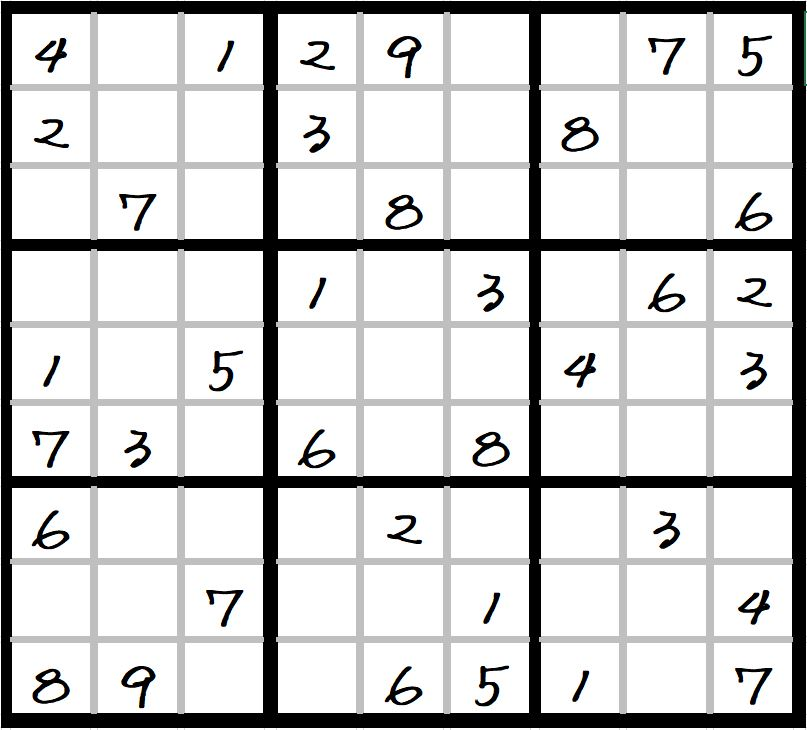
#> input picture manual3.bmp, 807 x 730 px
$ jupyter execute --allow-errors SodukuGrabber.ipynb   (shell and % lines are left out)   (older library calls are emulated)
#> lines starting #> are read from the running program, lines starting #| are printed output that depends on the picture; after the words box and inside, x2 and y2 are one past the last pixel; in counts of white or black regions, pixels touching at a corner belong together
[cell 1]
import cv2
import numpy as np
import matplotlib.pyplot as plt
import tensorflow as tf
from tensorflow.examples.tutorials.mnist import input_data
import math
import sys
from scipy import misc
from scipy import signal
from dlxsudoku import Sudoku

[cell 2]
# To simplify the plot of gray-scale image define a function
# [4 lines left out: function plot_gray, not called in this run]

#> (a cell that did not finish here is left out)

[cell 4]
# Define model
# [11 lines left out: function model, not called in this run]

#> (a cell that did not finish here is left out)

[cell 6]
# Soduku puzzle solver
plt.figure(figsize = (5,5))
img = cv2.imread("manual3.bmp", 0)
plt.imshow(img, cmap = 'gray')
print (img.shape)
#| (730, 807)

[cell 7]
# Blue image to smooth out noise
plt.figure(figsize = (5,5))
g_img = cv2.GaussianBlur(src = img, ksize = (9,9), sigmaX = 0)
plt.imshow(g_img, cmap = 'gray')

[cell 8]
# Thresholding images
th_img = cv2.adaptiveThreshold(g_img,255,cv2.ADAPTIVE_THRESH_GAUSSIAN_C, cv2.THRESH_BINARY,11,2)
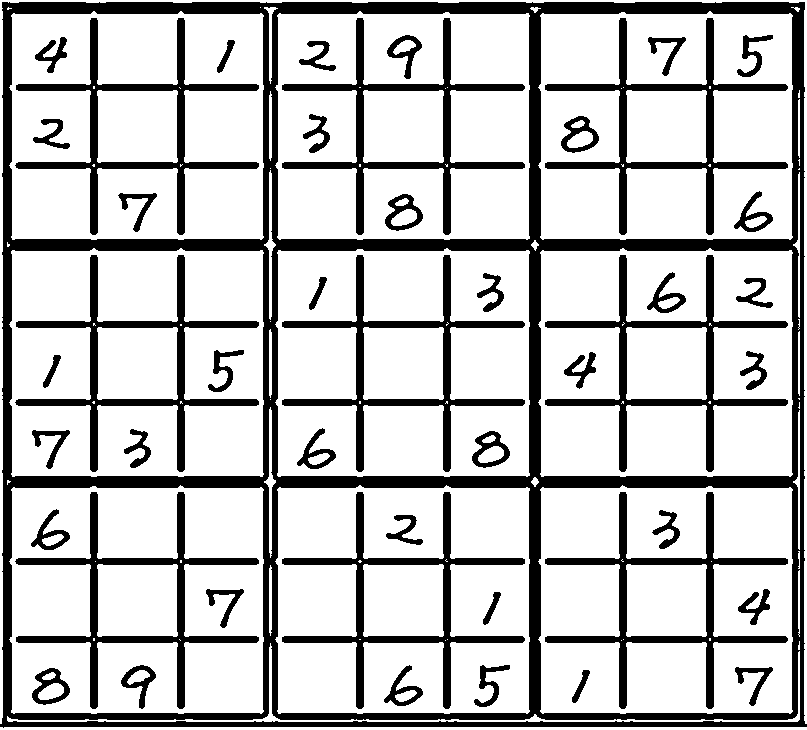
#> th_img: shape (730, 807); 76.3% white; 46 black regions, largest, box (x1, y1, x2, y2) and area: (0, 2, 807, 728) 66410, (15, 492, 259, 709) 6465, (545, 492, 788, 709) 6463
th_img = cv2.bitwise_not(th_img)
plt.figure(figsize = (5,5))
plt.imshow(th_img, cmap = 'gray')

[cell 9]
# Dilate image
kernel = np.array([[0,1,0],[1,1,1],[0,1,0]])
dil_img = cv2.dilate(th_img, None)
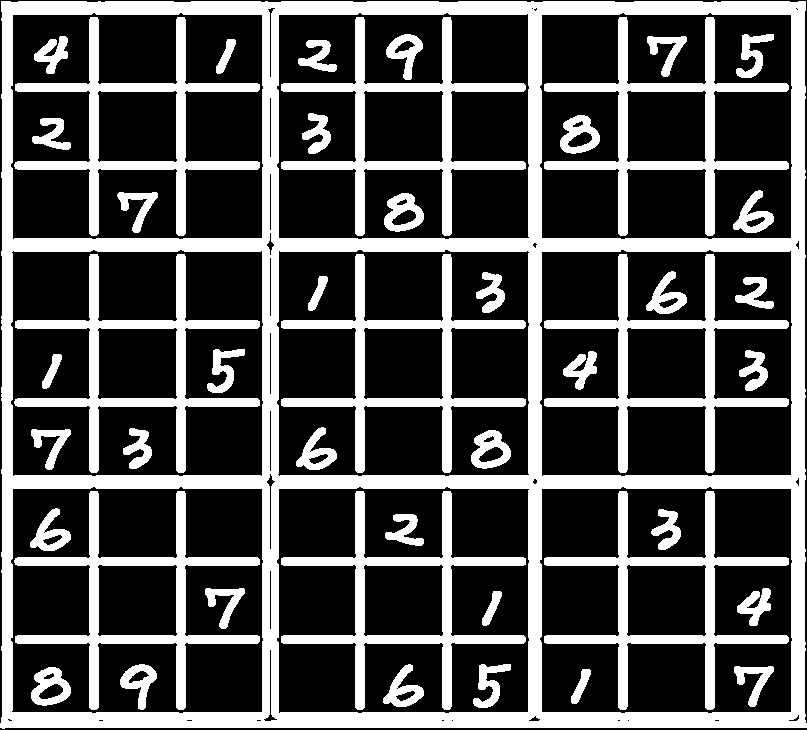
#> dil_img: shape (730, 807); 30.7% white; 46 white regions
plt.figure(figsize = (5,5))
plt.imshow(dil_img, cmap = 'gray')

[cell 10]
# Contours finding
# Note: use dil_img.copy() instead of directy inputing dil_img, findContours will change the src image
_, contours, _ = cv2.findContours(dil_img.copy(), cv2.RETR_LIST, cv2.CHAIN_APPROX_SIMPLE)
#> contours = 113 contours, 19 with area under 20; largest, box (x1, y1, x2, y2) and area: (0, 1, 807, 729) 582268, (276, 249, 530, 477) 56054, (10, 249, 264, 477) 56051, (539, 249, 793, 477) 56048, (276, 486, 530, 714) 56046

# Sort according to contour area
sorted_contours = sorted(contours, key = lambda x: cv2.contourArea(x), reverse = True)
#> sorted_contours has the same summary as contours

[cell 11]
# Get the first 11 contours by the descending order of contour area.
# The biggest one is the outline
# The second to tenth is the outline for each 3*3 sub-soduku
blobs = []
plt.figure(figsize = (10,10))
for i in range(1, 10):
    # Approximate contour with lines
    perimeter = cv2.arcLength(sorted_contours[i], True)
    epsilon = 0.1 * cv2.arcLength(sorted_contours[i],True)
    approx = cv2.approxPolyDP(sorted_contours[i], epsilon, True)
    [tl_x, tl_y] = approx[0][0]
    [br_x, br_y] = approx[2][0]
    box_img = cv2.rectangle(cv2.cvtColor(dil_img, cv2.COLOR_GRAY2BGR), (tl_x, tl_y), (br_x, br_y), color = (255, 0, 0), thickness = 15)
    plt.subplot(3, 3, i)
    plt.imshow(box_img)
    # Store blobs in list
    blobs.append((tl_x, tl_y, br_x, br_y))
    print ('top left: ', (tl_x, tl_y), 'bottom right: ', (br_x, br_y))
#> this loop made 9 passes
#> (perimeter, epsilon, approx, tl_x, tl_y, br_x, br_y) on passes 1 to 5: (963.5, 96.35, [[278, 251], [527, 250], [529, 474], [279, 476]], 278, 251, 529, 474), (962.1, 96.21, [[11, 252], [261, 250], [262, 475], [13, 476]], 11, 252, 262, 475), (959, 95.9, [[541, 252], [790, 250], [791, 474], [542, 476]], 541, 252, 791, 474), (959, 95.9, [[278, 489], [528, 488], [528, 711], [279, 713]], 278, 489, 528, 711), (959, 95.9, [[278, 15], [527, 13], [529, 237], [279, 238]], 278, 15, 529, 237)
#> (printed output is left out)
#> pass 1, `box_img = cv2.rectangle(cv2.cvtColor(dil_img, cv2.COLOR_GRAY2BGR), (tl..`:
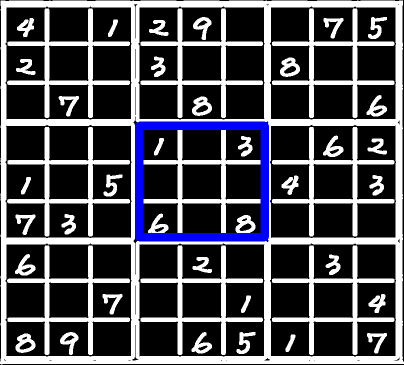
#> box_img: shape (730, 807, 3) (shown at 1/2 size); mean B, G, R 81.4, 74.4, 74.4
#> after the loop, blobs = [(278, 251, 529, 474), (11, 252, 262, 475), (541, 252, 791, 474), (278, 489, 528, 711), (278, 15, 529, 237), (12, 489, 262, 711), (12, 15, 262, 237), (541, 489, 791, 711), (541, 15, 791, 237)]

[cell 12]
# Sort blobs by the location of blob in the image
# Calculate the center of each blob and sort the lsit in ascending order of center (x,y)
def blob_sorting(blobs):
    sorted_blobs = sorted(blobs, key = lambda x: x[1])
#> sorted_blobs = [(278, 15, 529, 237), (12, 15, 262, 237), (541, 15, 791, 237), (278, 251, 529, 474), (11, 252, 262, 475), (541, 252, 791, 474), (278, 489, 528, 711), (12, 489, 262, 711), (541, 489, 791, 711)]
    sorted_blobs[:3] = sorted(sorted_blobs[:3], key = lambda x: x[0])
    sorted_blobs[3:6] = sorted(sorted_blobs[3:6], key = lambda x: x[0])
    sorted_blobs[6:9] = sorted(sorted_blobs[6:9], key = lambda x: x[0])
    return sorted_blobs
sorted_blobs = blob_sorting(blobs)
#> sorted_blobs = [(12, 15, 262, 237), (278, 15, 529, 237), (541, 15, 791, 237), (11, 252, 262, 475), (278, 251, 529, 474), (541, 252, 791, 474), (12, 489, 262, 711), (278, 489, 528, 711), (541, 489, 791, 711)]
# Plot
plt.figure(figsize = (10,10))
i = 1
for (tl_x, tl_y, br_x, br_y) in sorted_blobs:
    sort_blob_img = cv2.rectangle(cv2.cvtColor(dil_img, cv2.COLOR_GRAY2BGR), (tl_x, tl_y), (br_x, br_y), color = (255, 0, 0), thickness = 15)
    plt.subplot(3, 3, i)
    plt.imshow(sort_blob_img)
    i += 1
#> this loop made 9 passes
#> pass 1, `sort_blob_img = cv2.rectangle(cv2.cvtColor(dil_img, cv2.COLOR_GRAY2BGR..`:
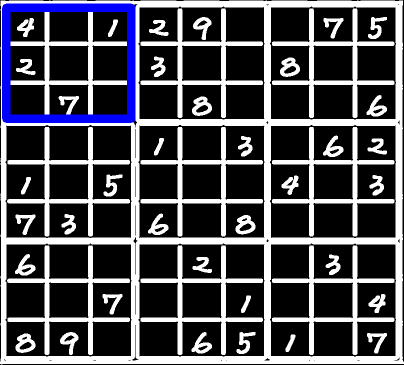
#> sort_blob_img: shape (730, 807, 3) (shown at 1/2 size); mean B, G, R 81.6, 74.7, 74.7
#> after the loop, i = 10
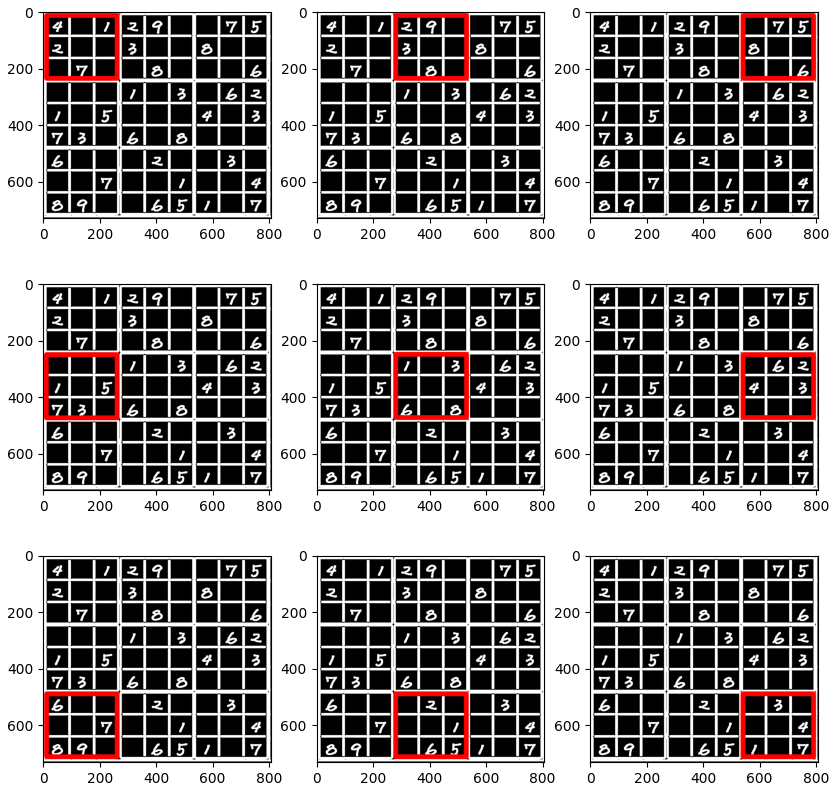
#> figure drawn by matplotlib, 9 panels; B, G, R data is drawn as R, G, B

[cell 13]
# Iterate on each 3*3 blob to get each 1*1 unit-blob
unit_blobs = []
# erode_img = cv2.erode(dil_img, np.array([[0,1,0],[1,1,1],[0,1,0]], dtype = np.uint8))

for (tl_x, tl_y, br_x, br_y) in sorted_blobs:

    sub_img = 255 - np.zeros(img.shape)
    sub_img[tl_y:br_y, tl_x:br_x] = img[tl_y: br_y, tl_x:br_x]

    # Pad image
    sub_img[tl_y-5:br_y+5, tl_x-5:br_x+5] = np.pad(sub_img[tl_y:br_y, tl_x:br_x], pad_width = 5, mode = 'constant', constant_values = 0)

    # Blur image
    sub_blur_img = cv2.GaussianBlur(sub_img, (5,5), 0)

    # Thresholding image
    _, sub_th_img = cv2.threshold(sub_blur_img.astype(np.uint8), 230, 255, cv2.THRESH_BINARY)

    # The same as previous operations, get contours, sorting contours to get each unit-blob.
    # Contours finding
    _, sub_contours, _ = cv2.findContours(sub_th_img.copy(), cv2.RETR_LIST, cv2.CHAIN_APPROX_SIMPLE)

    # Sort according to contour area
    sorted_sub_contours = sorted(sub_contours, key = lambda x: cv2.contourArea(x), reverse = True)

    # Get the first 11 contours by the descending order of contour area.
    # The biggest one is the outline
    # The second to tenth is the outline for each 3*3 sub-soduku
    sub_blobs = []
    for i in range(2,11):

        # Approximate contour with lines
        perimeter = cv2.arcLength(sorted_sub_contours[i], True)
        epsilon = 0.1 * cv2.arcLength(sorted_sub_contours[i],True)
        approx = cv2.approxPolyDP(sorted_sub_contours[i], epsilon, True)
        [tl_x, tl_y] = approx[0][0]
        [br_x, br_y] = approx[2][0]

        # Store blobs in list
        sub_blobs.append((tl_x, tl_y, br_x, br_y))

    # Sort blobs by the location of blob in the image
    # Calculate the center of each blob and sort the list in ascending order of center (x,y)
    sorted_sub_blobs = blob_sorting(sub_blobs)

    # Store unit images to unit_blobs list in order
    unit_imgs = []
    plt.figure(figsize = (15,15))
    i = 1
    for (tl_x, tl_y, br_x, br_y) in sorted_sub_blobs:

        unit_imgs.append(img[tl_y:br_y,tl_x:br_x])

        sorted_sub_blob_img = cv2.rectangle(cv2.cvtColor(sub_th_img, cv2.COLOR_GRAY2BGR), (tl_x, tl_y), (br_x, br_y), color = (255, 0, 0), thickness = 5)
        plt.subplot(3, 3, i)
        plt.imshow(sorted_sub_blob_img)
        i += 1

    unit_blobs.append(unit_imgs)
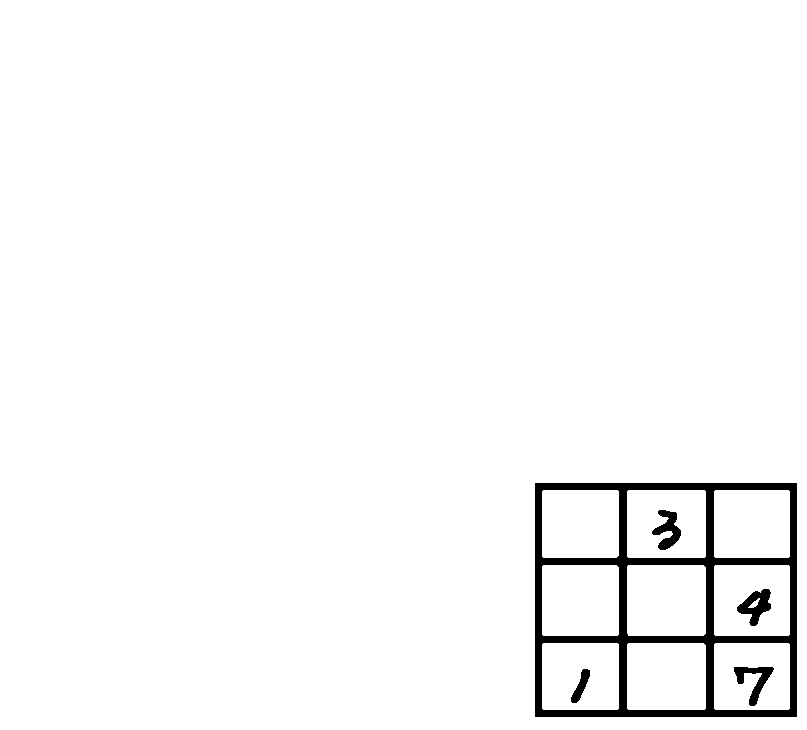
#> sub_th_img: shape (730, 807); 97.3% white; 5 black regions, box (x1, y1, x2, y2) and area: (535, 483, 797, 717) 13563, (737, 589, 771, 626) 636, (734, 667, 774, 706) 583, (652, 510, 681, 550) 577, (571, 669, 590, 703) 283
#> after the loop, unit_blobs = 9 items
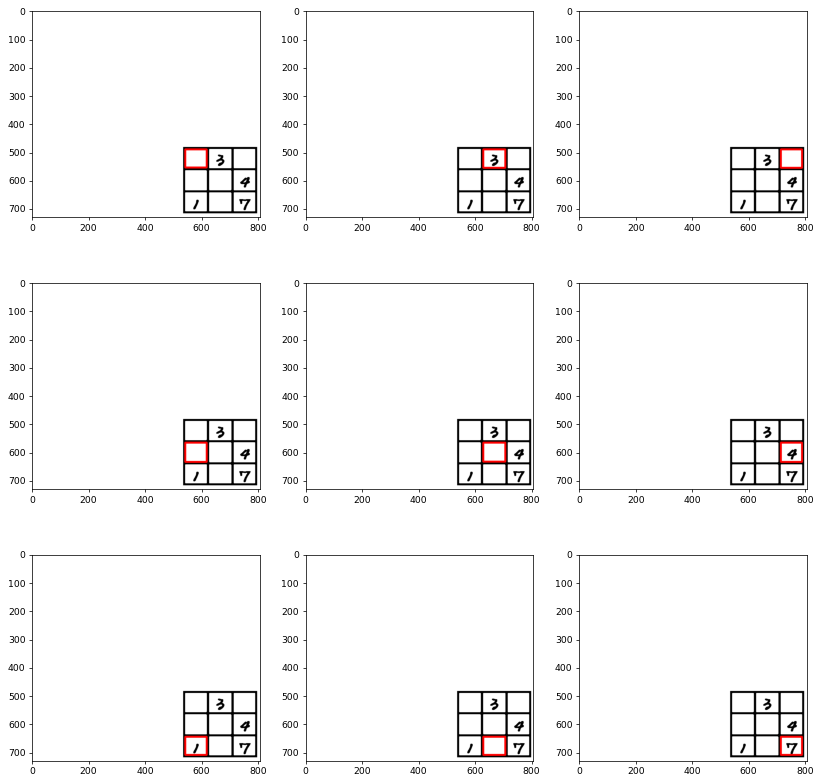
#> figure drawn by matplotlib, 9 panels; B, G, R data is drawn as R, G, B

$ run again, with Puzzle-4.jpg saved as manual3.bmp
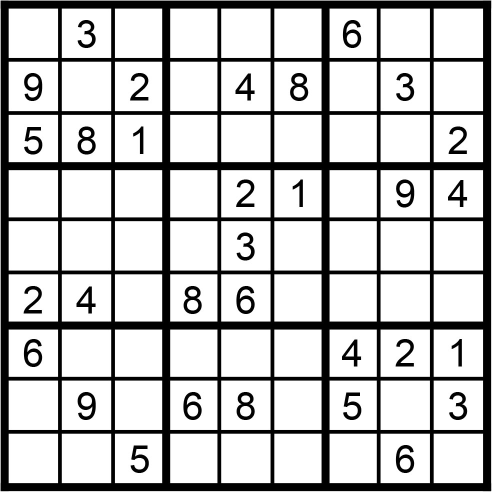
#> input picture Puzzle-4.jpg, 983 x 986 px (shown at 1/2 size)
#> img is the input picture: shape (986, 983); min 0, max 255, mean 194.9
#| (986, 983)
#> dil_img: shape (986, 983); 26.4% white; 41 white regions
#> contours = 143 contours; largest, box (x1, y1, x2, y2) and area: (0, 1, 983, 984) 958521, (7, 7, 976, 976) 936034, (10, 10, 332, 332) 102913, (10, 652, 332, 974) 102906, (652, 10, 974, 332) 102888
#> sorted_contours has the same summary as contours
#> the loop `for i in range(1, 10):` made 9 passes
#> (perimeter, epsilon, approx, tl_x, tl_y, br_x, br_y) on passes 1 to 5: (3869.2, 386.9, [[10, 7], [975, 9], [973, 975], [8, 974]], 10, 7, 973, 975), (1281.4, 128.1, [[14, 11], [11, 327], [328, 329], [330, 14]], 14, 11, 328, 329), (1283.1, 128.3, [[14, 653], [12, 970], [328, 971], [330, 656]], 14, 653, 328, 971), (1282.2, 128.2, [[654, 12], [653, 327], [968, 330], [971, 13]], 654, 12, 968, 330), (1282.2, 128.2, [[655, 653], [653, 969], [968, 972], [971, 655]], 655, 653, 968, 972)
#> (printed output is left out)
#> pass 1, `box_img = cv2.rectangle(cv2.cvtColor(dil_img, cv2.COLOR_GRAY2BGR), (tl..`:
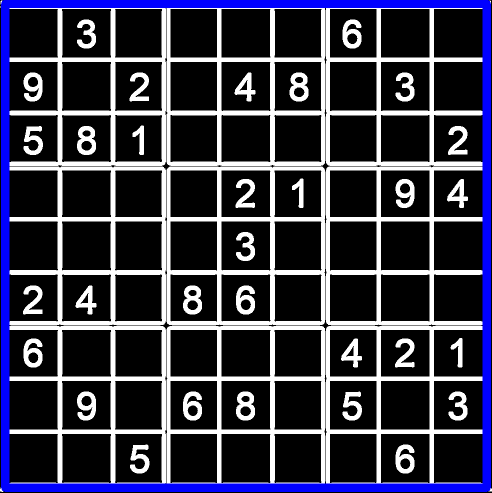
#> box_img: shape (986, 983, 3) (shown at 1/2 size); mean B, G, R 70, 53, 53
#> after the loop `for i in range(1, 10):`: blobs = [(10, 7, 973, 975), (14, 11, 328, 329), (14, 653, 328, 971), (654, 12, 968, 330), (655, 653, 968, 972), (335, 12, 645, 330), (335, 654, 645, 972), (11, 337, 328, 648), (653, 336, 971, 646)]
#> in blob_sorting, `sorted_blobs = sorted(blobs, key = lambda x: x[1])`: sorted_blobs = [(10, 7, 973, 975), (14, 11, 328, 329), (654, 12, 968, 330), (335, 12, 645, 330), (653, 336, 971, 646), (11, 337, 328, 648), (14, 653, 328, 971), (655, 653, 968, 972), (335, 654, 645, 972)]
#> `sorted_blobs = blob_sorting(blobs)`: sorted_blobs = [(10, 7, 973, 975), (14, 11, 328, 329), (654, 12, 968, 330), (11, 337, 328, 648), (335, 12, 645, 330), (653, 336, 971, 646), (14, 653, 328, 971), (335, 654, 645, 972), (655, 653, 968, 972)]
#> the loop `for (tl_x, tl_y, br_x, br_y) in sorted_blobs:` made 9 passes
#> after the loop `for (tl_x, tl_y, br_x, br_y) in sorted_blobs:`: i = 10
#> the loop `for (tl_x, tl_y, br_x, br_y) in sorted_blobs: ` made 9 passes
#> after the loop `for (tl_x, tl_y, br_x, br_y) in sorted_blobs:`:
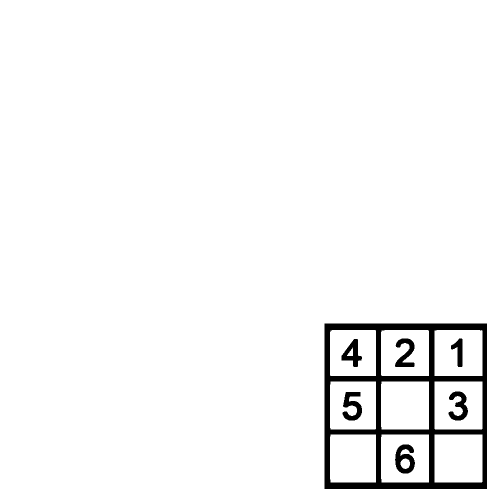
#> sub_th_img: shape (986, 983) (shown at 1/2 size); 96.5% white; 7 black regions, largest, box (x1, y1, x2, y2) and area: (649, 647, 974, 978) 26995, (790, 889, 830, 947) 1384, (685, 784, 724, 841) 1238
#> after the loop `for (tl_x, tl_y, br_x, br_y) in sorted_blobs:`: unit_blobs = 9 items

$ run again, with easy-sudoku-printable-flvipymy.jpg saved as manual3.bmp
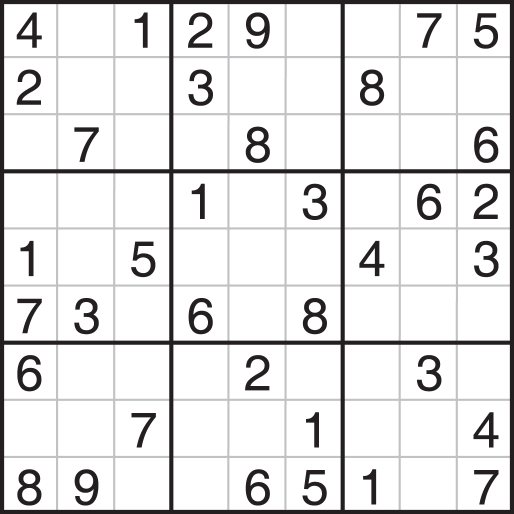
#> input picture easy-sudoku-printable-flvipymy.jpg, 1028 x 1028 px (shown at 1/2 size)
#| (1028, 1028)
#> dil_img: shape (1028, 1028); 19.8% white; 46 white regions
#> contours = 82 contours; largest, box (x1, y1, x2, y2) and area: (1, 1, 1027, 1027) 1050489, (346, 346, 682, 682) 110910, (346, 689, 682, 1020) 109884, (346, 8, 682, 339) 109883, (689, 346, 1020, 682) 109880
#> sorted_contours has the same summary as contours
#> the loop `for i in range(1, 10):` made 9 passes
#> (perimeter, epsilon, approx, tl_x, tl_y, br_x, br_y) on passes 1 to 5: (1338.6, 133.9, [[348, 346], [681, 348], [679, 681], [346, 679]], 348, 346, 679, 681), (1330.6, 133.1, [[346, 691], [679, 689], [681, 1018], [347, 1019]], 346, 691, 681, 1018), (1330.6, 133.1, [[346, 9], [680, 8], [681, 336], [348, 338]], 346, 9, 681, 336), (1331.5, 133.1, [[691, 346], [1019, 347], [1018, 681], [689, 679]], 691, 346, 1018, 681), (1331.5, 133.1, [[9, 346], [338, 348], [336, 681], [8, 680]], 9, 346, 336, 681)
#> (printed output is left out)
#> after the loop `for i in range(1, 10):`: blobs = [(348, 346, 679, 681), (346, 691, 681, 1018), (346, 9, 681, 336), (691, 346, 1018, 681), (9, 346, 336, 681), (689, 9, 1019, 337), (8, 9, 338, 337), (8, 690, 338, 1018), (689, 690, 1019, 1018)]
#> in blob_sorting, `sorted_blobs = sorted(blobs, key = lambda x: x[1])`: sorted_blobs = [(346, 9, 681, 336), (689, 9, 1019, 337), (8, 9, 338, 337), (348, 346, 679, 681), (691, 346, 1018, 681), (9, 346, 336, 681), (8, 690, 338, 1018), (689, 690, 1019, 1018), (346, 691, 681, 1018)]
#> `sorted_blobs = blob_sorting(blobs)`: sorted_blobs = [(8, 9, 338, 337), (346, 9, 681, 336), (689, 9, 1019, 337), (9, 346, 336, 681), (348, 346, 679, 681), (691, 346, 1018, 681), (8, 690, 338, 1018), (346, 691, 681, 1018), (689, 690, 1019, 1018)]
#> the loop `for (tl_x, tl_y, br_x, br_y) in sorted_blobs:` made 9 passes
#> pass 1, `sort_blob_img = cv2.rectangle(cv2.cvtColor(dil_img, cv2.COLOR_GRAY2BGR..`:
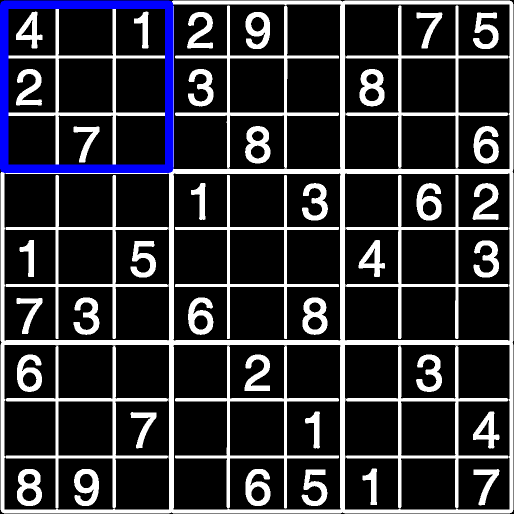
#> sort_blob_img: shape (1028, 1028, 3) (shown at 1/2 size); mean B, G, R 53.1, 47.7, 47.7
#> after the loop `for (tl_x, tl_y, br_x, br_y) in sorted_blobs:`: i = 10
#> the loop `for (tl_x, tl_y, br_x, br_y) in sorted_blobs: ` made 9 passes
#> after the loop `for (tl_x, tl_y, br_x, br_y) in sorted_blobs:`:
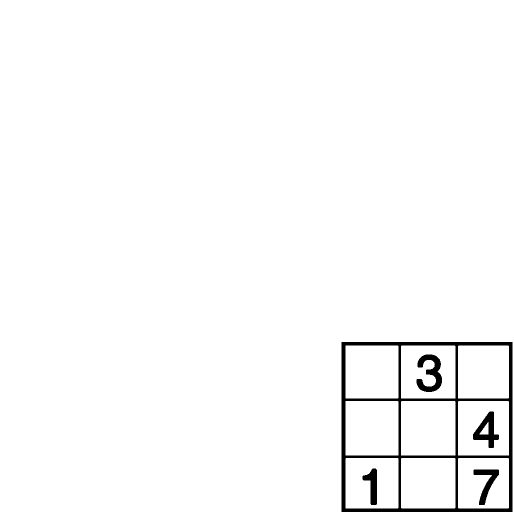
#> sub_th_img: shape (1028, 1028) (shown at 1/2 size); 97.9% white; 5 black regions, box (x1, y1, x2, y2) and area: (683, 684, 1025, 1024) 16131, (833, 709, 884, 784) 1929, (946, 823, 998, 896) 1669, (947, 939, 998, 1010) 1312, (725, 937, 754, 1010) 1114
#> after the loop `for (tl_x, tl_y, br_x, br_y) in sorted_blobs:`: unit_blobs = 9 items
